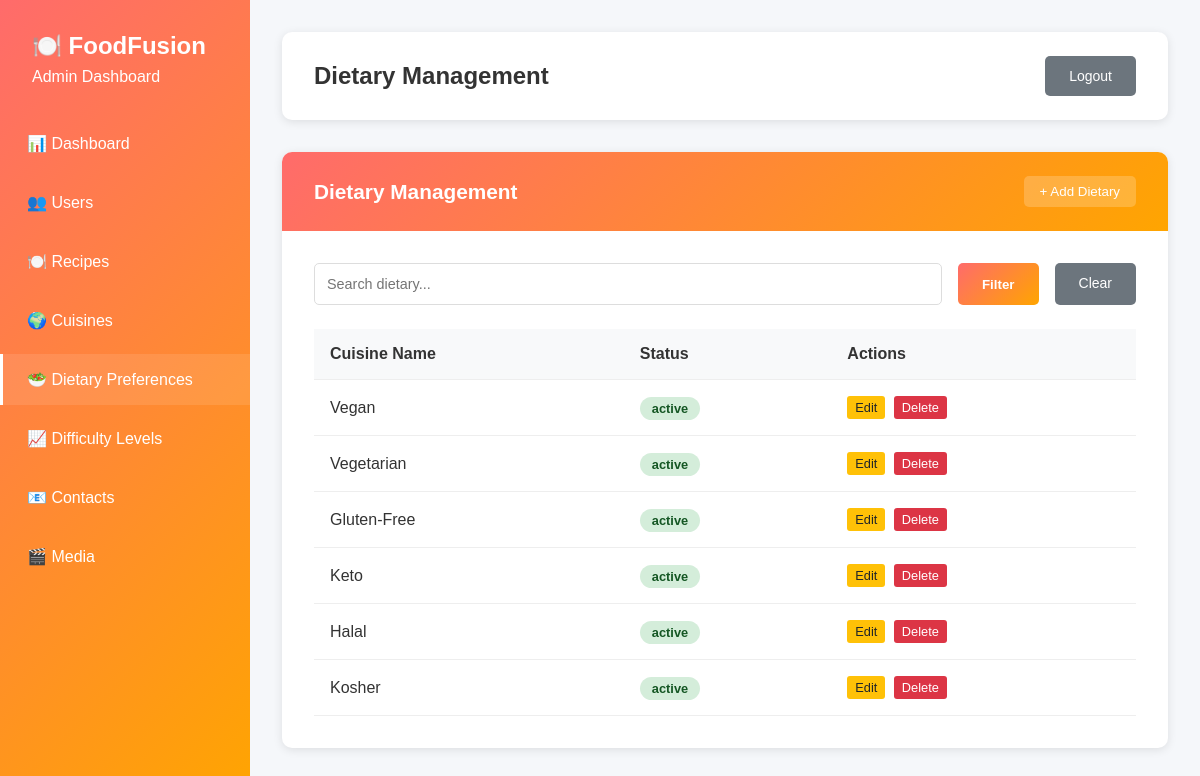
/admin-dietary.php (signed in), run on the app's committed database.
### tables this page shows
CREATE TABLE `dietary_preferences` (
  `id` int(11) NOT NULL,
  `name` varchar(100) NOT NULL,
  `status` varchar(25) NOT NULL
);

### admin-dietary.php (the view, shortened to what this page needs)
<?php
include "connection.php";
$search = $_GET['search'] ?? '';
$where_sql = '';
$sql = "
  SELECT
    d.id,
    d.name,
    d.status
  FROM dietary_preferences AS d
  $where_sql
  GROUP BY d.id, d.name, d.status
";
$stmt = $connection->prepare($sql);
$stmt->execute();
$result = $stmt->get_result();
$dietaries = [];
while ($row = $result->fetch_assoc()) {
  $dietaries[] = $row;
}
?>
<!DOCTYPE html>
<html lang="en">
<head>
  <link rel="stylesheet" href="css/admin.css">
</head>
<body>
  <?php include "admin-sidebar.php"; ?>
  <section class="main-content">
    <div class="header">
      <h1>Dietary Management</h1>
      <div class="user-info">
        <?php if (isset($_SESSION['email'])): ?>
          <form action="admin-logout.php" method="POST">
            <button type="submit" class="btn-secondary">Logout</button>
          </form>
        <?php endif; ?>
      </div>
    </div>
    <div class="section">
      <div class="content-section">
        <div class="section-header">
          <h2 class="section-title">Dietary Management</h2>
          <button class="add-btn" onclick="openDietaryModal()">+ Add Dietary</button>
        </div>
        <div class="section-content">
          <form class="controls">
            <input type="text" name="search" class="search-box" placeholder="Search dietary..."
              value="<?= htmlspecialchars($search) ?>">
            <button type="submit" class="btn-primary">Filter</button>
            <a href="admin-dietary.php" class="btn-secondary">
              Clear
            </a>
          </form>
          <table class="data-table">
            <thead>
              <tr>
                <th>Cuisine Name</th>
                <th>Status</th>
                <th>Actions</th>
              </tr>
            </thead>
            <tbody>
              <?php if (empty($dietaries)): ?>
                <tr>
                  <td colspan="6">No dietaries found.</td>
                </tr>
              <?php else: ?>
                <?php foreach ($dietaries as $dietary): ?>
                  <tr>
                    <td>
                      <?= htmlspecialchars($dietary['name']) ?>
                    </td>
                    <td>
                      <span
                        class="status-badge status-<?= htmlspecialchars($dietary['status']) ?>"><?= htmlspecialchars($dietary['status']) ?></span>
                    </td>
                    <td>
                      <button class="action-btn btn-edit" onclick="editDietary(<?= $dietary['id'] ?>)">Edit</button>
                      <button class="action-btn btn-delete" onclick="deleteDietary(<?= $dietary['id'] ?>)">Delete</button>
                    </td>
                  </tr>
                <?php endforeach; ?>
              <?php endif; ?>
            </tbody>
          </table>
        </div>
      </div>
    </div>
  </section>
</body>
</html>

### css/admin.css (style rules this page uses)
* { margin: 0; padding: 0; box-sizing: border-box; }
body { font-family: "Arial", sans-serif; background: #f5f7fa; color: #333; }
.main-content { margin-left: 250px; padding: 2rem; }
.header { background: white; padding: 1.5rem 2rem; border-radius: 10px; box-shadow: 0 2px 10px rgba(0, 0, 0, 0.1); margin-bottom: 2rem; display: flex; justify-content: space-between; align-items: center; }
.header h1 { color: #333; font-size: 1.5rem; }
.user-info { display: flex; align-items: center; gap: 1rem; }
.content-section { background: white; border-radius: 10px; box-shadow: 0 2px 10px rgba(0, 0, 0, 0.1); margin-bottom: 2rem; overflow: hidden; }
.section-header { background: linear-gradient(135deg, #ff6b6b, #ffa500); color: white; padding: 1.5rem 2rem; display: flex; justify-content: space-between; align-items: center; }
.section-title { font-size: 1.3rem; margin: 0; }
.add-btn { background: rgba(255, 255, 255, 0.2); color: white; border: none; padding: 0.5rem 1rem; border-radius: 5px; cursor: pointer; transition: all 0.3s ease; }
.section-content { padding: 2rem; }
.controls { display: flex; gap: 1rem; margin-bottom: 1.5rem; flex-wrap: wrap; }
.search-box { flex: 1; min-width: 200px; padding: 0.75rem; border: 1px solid #ddd; border-radius: 5px; font-size: 0.9rem; }
.data-table { width: 100%; border-collapse: collapse; margin-top: 1rem; }
.data-table th, .data-table td { padding: 1rem; text-align: left; border-bottom: 1px solid #eee; }
.data-table th { background: #f8f9fa; font-weight: bold; color: #333; }
.status-badge { padding: 0.25rem 0.75rem; border-radius: 15px; font-size: 0.8rem; font-weight: bold; }
.status-active { background: #d4edda; color: #155724; }
.action-btn { padding: 0.25rem 0.5rem; border: none; border-radius: 3px; cursor: pointer; font-size: 0.8rem; margin-right: 0.25rem; transition: all 0.3s ease; }
.btn-edit { background: #ffc107; color: #212529; }
.btn-delete { background: #dc3545; color: white; }
.btn-primary { background: linear-gradient(135deg, #ff6b6b, #ffa500); color: white; padding: 0.75rem 1.5rem; border: none; border-radius: 5px; cursor: pointer; font-weight: bold; }
.btn-secondary { background: #6c757d; color: white; padding: 0.75rem 1.5rem; border: none; border-radius: 5px; color: white; font-size: 14px; text-decoration: none; cursor: pointer; }
@media (min-width: 1200px) { .main-content { padding: 2rem; } }

### data on the page
dietary_preferences: name "Vegan", status "active"
dietary_preferences: name "Vegetarian", status "active"
dietary_preferences: name "Gluten-Free", status "active"
dietary_preferences: name "Keto", status "active"
dietary_preferences: name "Halal", status "active"
dietary_preferences: name "Kosher", status "active"
